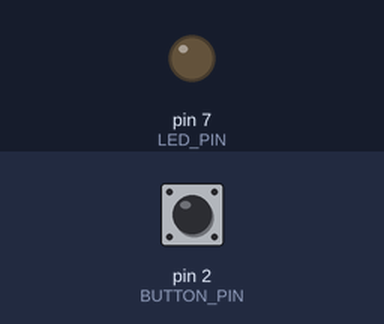
Simulated run of this sketch. Board: Arduino Uno, built with avr-gcc and run on an emulated ATmega328P. On the bench: output pins drawn as LEDs (lit = HIGH). The inputs (shaded band) are chosen by the test bench; at power-on: pin 2 (BUTTON_PIN) HIGH.

Above: at 1.2 s.
1.3 s: pin 2 (BUTTON_PIN) pulled LOW for 0.15 s
At 1.9 s:
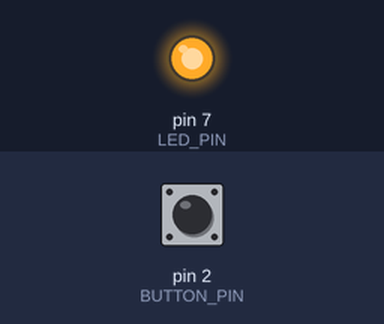
2.9 s: pin 2 (BUTTON_PIN) pulled LOW for 1 s
At 4.3 s:
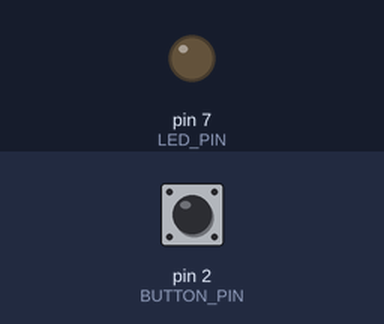
5.4 s: pin 2 (BUTTON_PIN) pulled LOW for 3.2 s
At 6.2 s:
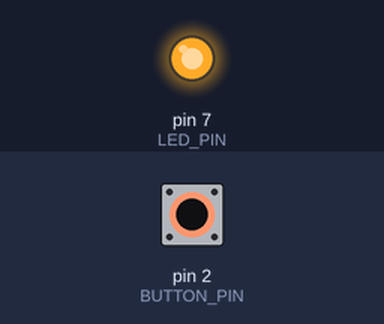
Timing chart, 0 to 8.4 s (numbered marks = the images above; inputs shaded):
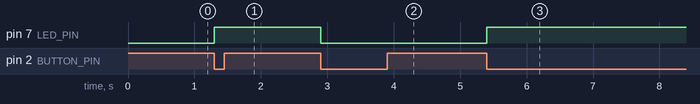

Measured:
- after the input at 1.3 s, pin 7 (LED_PIN): LOW → HIGH at once
- after the input at 2.9 s, pin 7 (LED_PIN): HIGH → LOW at once
- after the input at 5.4 s, pin 7 (LED_PIN): LOW → HIGH at once

The sketch:

code.ino
```cpp
#define LED_PIN 7
#define BUTTON_PIN 2
volatile bool ledState = false;
void setup() {
  pinMode(LED_PIN, OUTPUT);
  pinMode(BUTTON_PIN, INPUT_PULLUP);
  attachInterrupt(
    digitalPinToInterrupt(BUTTON_PIN),
    toggleLED,
    FALLING
  );
}
void loop() {
  digitalWrite(LED_PIN, ledState);
}
void toggleLED() {
  ledState = !ledState;
}
```
